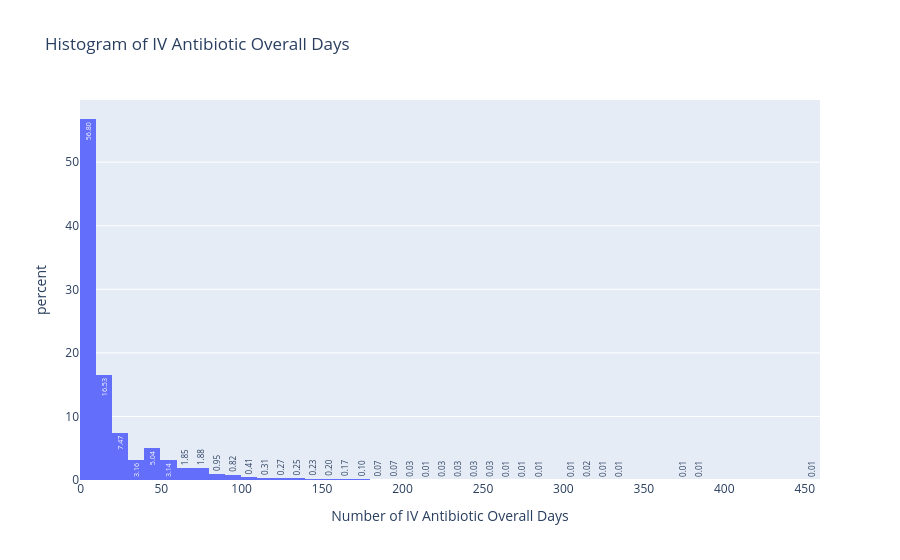

Notebook code for this chart:
### Code cell
import plotly.express as px

col = 'Intravenous (IV) Antibiotic Overall Days '
fig = px.histogram(
    df,
    x=col,
    nbins=50,
    histnorm="percent",
    # nbins=30,
    text_auto=".2f",
    title="Histogram of IV Antibiotic Overall Days",
    labels={col: "Number of IV Antibiotic Overall Days", "count": "Number of Patients"}
)
fig.update_traces(textangle=270)
fig.show()

### Figure 1 — Plotly figure (JSON) as saved in the notebook; plotly's stock layout.template omitted (floating-point values rounded to 4 significant figures; data arrays with more than 128 entries replaced by an {"elided": "..."} marker saying what was removed)
{"data": [{"alignmentgroup": "True", "bingroup": "x", "histnorm": "percent", "hovertemplate": "Number of IV Antibiotic Overall Days=%{x}<br>percent=%{y}<extra></extra>", "legendgroup": "", "marker": {"color": "#636efa", "pattern": {"shape": ""}}, "name": "", "nbinsx": 50, "offsetgroup": "", "orientation": "v", "showlegend": false, "textangle": -90, "texttemplate": "%{value:.2f}", "type": "histogram", "x": {"elided": "9587 int values"}, "xaxis": "x", "yaxis": "y"}], "layout": {"barmode": "relative", "legend": {"tracegroupgap": 0}, "title": {"text": "Histogram of IV Antibiotic Overall Days"}, "xaxis": {"anchor": "y", "domain": [0, 1], "title": {"text": "Number of IV Antibiotic Overall Days"}}, "yaxis": {"anchor": "x", "domain": [0, 1], "title": {"text": "percent"}}}}
